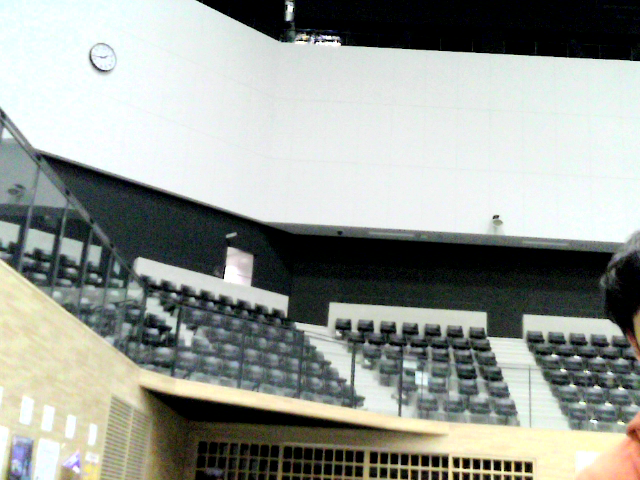
#> input picture src/img_tasks/mediapipe_main/memory/face1.png, 640 x 480 px, given in place of the camera
$ python detect_color_realtime.py
#> lines starting #> are read from the running program, lines starting #| are printed output that depends on the picture; after the words box and inside, x2 and y2 are one past the last pixel; in counts of white or black regions, pixels touching at a corner belong together
import cv2
import numpy as np


def get_colors(frame, color_dic, color_list):

    #BGR色空間からHSV色空間への変換
    hsv = cv2.cvtColor(frame, cv2.COLOR_BGR2HSV)


    #黒色
    upper = np.array([255, 255, 63])
    lower = np.array([0, 0, 0])
    #色検出しきい値範囲内の色を抽出するマスクを作成
    frame_mask = cv2.inRange(hsv, lower, upper)
    color_dic['黒'] = cv2.countNonZero(frame_mask)


    #灰色
    upper = np.array([255, 31, 191])
    lower = np.array([0, 0, 64])
    #色検出しきい値範囲内の色を抽出するマスクを作成
    frame_mask = cv2.inRange(hsv, lower, upper)
    color_dic['灰'] = cv2.countNonZero(frame_mask)


    #白色
    upper = np.array([255, 31, 255])
    lower = np.array([0, 0, 192])
    #色検出しきい値範囲内の色を抽出するマスクを作成
    frame_mask = cv2.inRange(hsv, lower, upper)
    color_dic['白'] = cv2.countNonZero(frame_mask)


    for i in range(9):

        #彩色
        upper = np.array([20 + i*20, 255, 255])
        lower = np.array([i*20, 32, 64])
        #色検出しきい値範囲内の色を抽出するマスクを作成
        frame_mask = cv2.inRange(hsv, lower, upper)
        color_dic[color_list[i]] = cv2.countNonZero(frame_mask)

    return color_dic


#テスト用メインルーチン
def main():

    #色検出しきい値の設定
    #hsv空間において
    #橙色 上限[20, 255, 255] ~ 下限[0, 192, 64]
    #薄い橙色 上限[20, 191, 255] ~ 下限[0, 64, 64]
    #白色 上限[255, 63, 255] ~ 下限[0, 0, 192]
    #灰色 上限[255, 63, 191] ~ 下限[0, 0, 64]
    #黒色 上限[255, 255, 63] ~ 下限[0, 0, 0]

    #len(color_list) = 12色 (9彩色、3無彩色)
    color_list = ["橙", "黄", "黄緑", "緑", "水", "青", "紫", "桃", "赤", "黒", "灰", "白"] #色の名前のリスト
    color_dic = {} #色名と割合を辞書で対応つける 色の画素の数を保持する

    for i in range(len(color_list)):
        color_dic[color_list[i]] = 0

    # VideoCapture オブジェクトを取得します
    capture = cv2.VideoCapture(0)

    get_count = 0 #カメラの画像から1度だけ幅と高さを取得する
    height = 0
    width = 0

    while(True):
        ret, frame = capture.read()
#> frame is the input picture: shape (480, 640, 3); mean B, G, R 150, 156.3, 151.8

        if get_count == 0:
            height, width, _ = frame.shape[:3]
#> height = 480; width = 640
            all_area = height * width
#> all_area = 307200
            print("全体の面積=" + str(all_area))
#| 全体の面積=307200
            get_count += 1


        color_dic = get_colors(frame, color_dic, color_list)
#> in get_colors, `hsv = cv2.cvtColor(frame, cv2.COLOR_BGR2HSV)`: hsv: shape (480, 640, 3); mean H, S, V 67.2, 49.3, 159.5
#> in get_colors, `frame_mask = cv2.inRange(hsv, lower, upper)`:
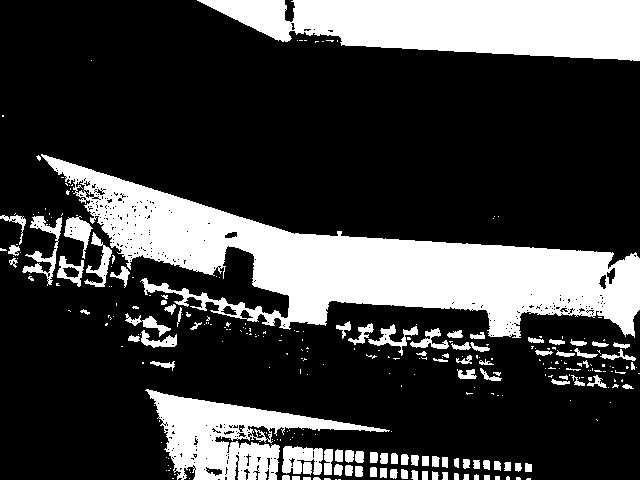
#> frame_mask: shape (480, 640); 25.3% white; 302 white regions (207 under 20 px), largest, box (x1, y1, x2, y2) and area: (41, 154, 640, 338) 38788, (197, 0, 640, 61) 19637, (145, 389, 390, 480) 8583
#> in get_colors, `frame_mask = cv2.inRange(hsv, lower, upper)`:
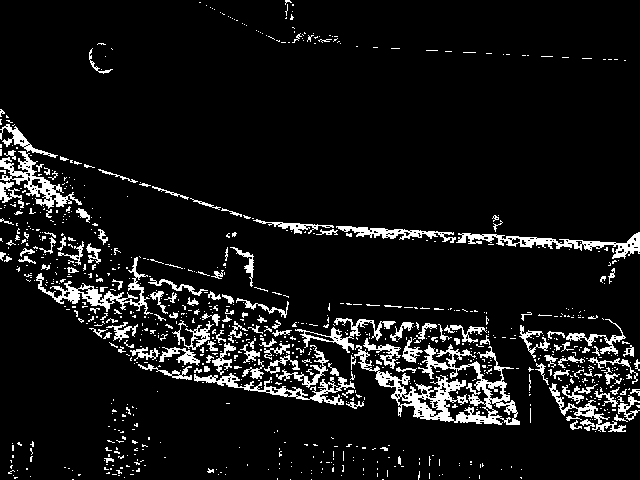
#> frame_mask: shape (480, 640); 8.3% white; 932 white regions (784 under 20 px), largest, box (x1, y1, x2, y2) and area: (354, 344, 520, 425) 4007, (456, 232, 640, 259) 1355, (36, 257, 153, 315) 1267
#> in get_colors, `frame_mask = cv2.inRange(hsv, lower, upper)`:
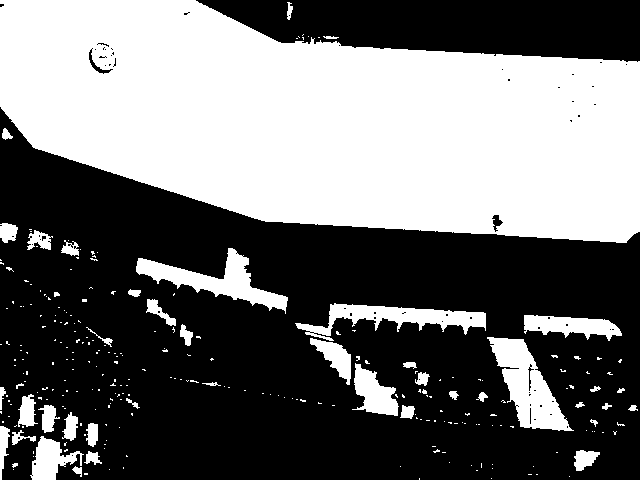
#> frame_mask: shape (480, 640); 43.4% white; 271 white regions (227 under 20 px), largest, box (x1, y1, x2, y2) and area: (0, 0, 640, 243) 113373, (487, 337, 574, 431) 3615, (136, 248, 288, 314) 3076
#> the loop in get_colors, `for i in range(9):` made 9 passes
#> pass 1, in get_colors, `frame_mask = cv2.inRange(hsv, lower, upper)`:
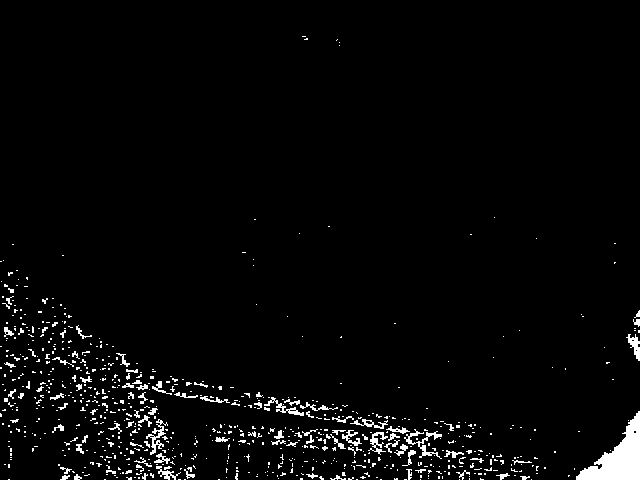
#> frame_mask: shape (480, 640); 3.1% white; 755 white regions (662 under 20 px), largest, box (x1, y1, x2, y2) and area: (576, 411, 640, 480) 1963, (404, 429, 442, 459) 280, (146, 419, 168, 455) 225
#> pass 2, in get_colors, `frame_mask = cv2.inRange(hsv, lower, upper)`:
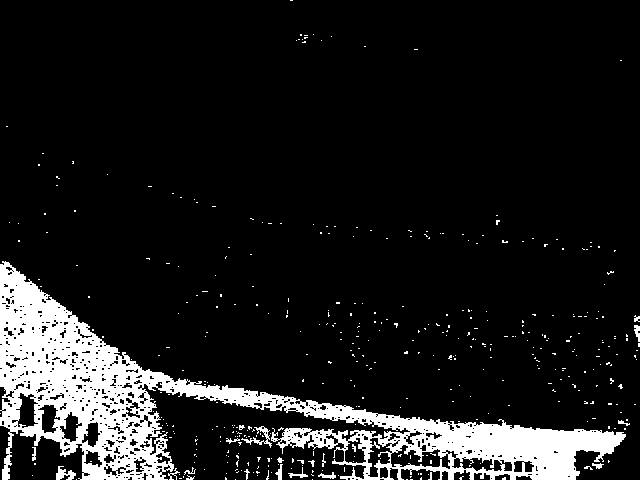
#> frame_mask: shape (480, 640); 11.2% white; 418 white regions (397 under 20 px), largest, box (x1, y1, x2, y2) and area: (0, 261, 626, 480) 32121, (241, 426, 272, 448) 173, (56, 466, 76, 480) 152
#> pass 3, in get_colors, `frame_mask = cv2.inRange(hsv, lower, upper)`:
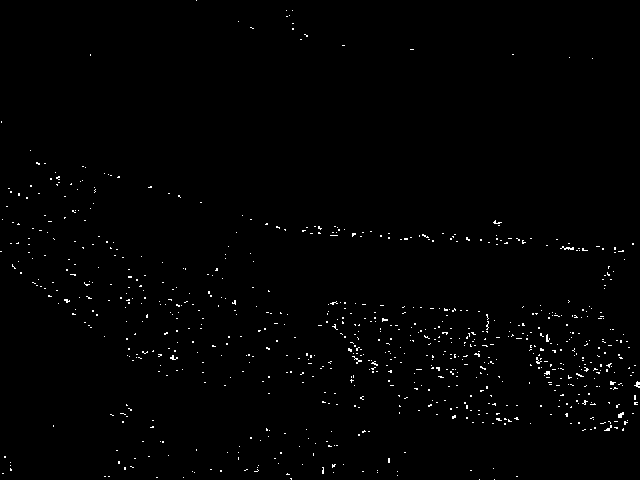
#> frame_mask: shape (480, 640); 0.87% white in thin lines or dots
#> after the loop in get_colors, `for i in range(9):`:
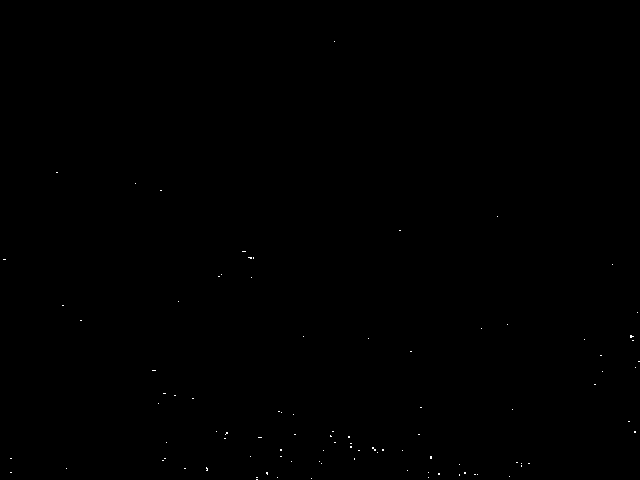
#> frame_mask: shape (480, 640); 0.07% white in thin lines or dots
#> after the loop in get_colors, `for i in range(9):`: color_dic = 12 items
#> color_dic = 12 items

        #print(color_dic)

        #辞書の値が最大・最小となるキーを取得
        max_k = max(color_dic, key=color_dic.get)
#> max_k = '白'
        print(max_k)
#| 白


        ret, frame = capture.read()
        cv2.imshow('frame',frame)

        if cv2.waitKey(1) & 0xFF == ord('q'):
#> (key q is pressed here)
            break

    capture.release()
    cv2.destroyAllWindows()


if __name__ == '__main__':
    main()

$ run again, on src/img_tasks/mediapipe_main/memory/face3.png
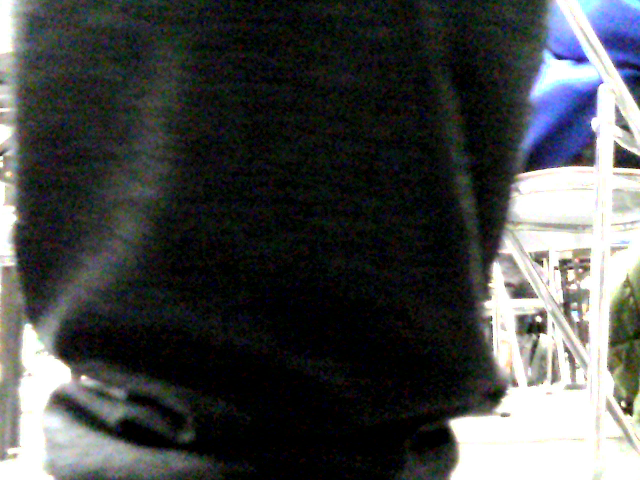
#> input picture src/img_tasks/mediapipe_main/memory/face3.png, 640 x 480 px, given in place of the camera
#> in main, frame is the input picture: shape (480, 640, 3); mean B, G, R 72.7, 72.8, 70.4
#| 全体の面積=307200
#> hsv: shape (480, 640, 3); mean H, S, V 67.3, 118.5, 80.8
#> in get_colors, `frame_mask = cv2.inRange(hsv, lower, upper)`:
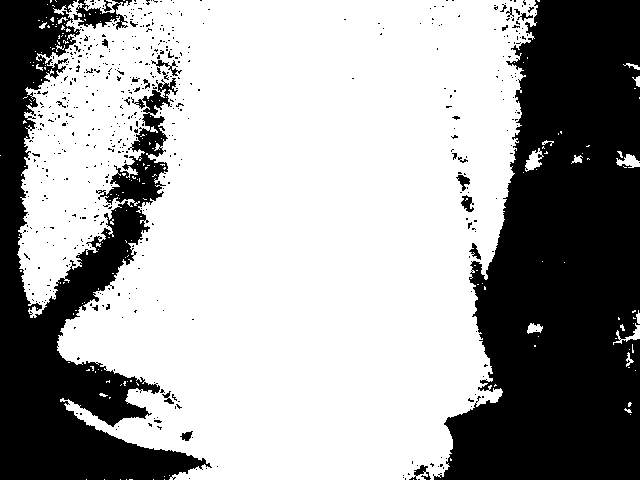
#> frame_mask: shape (480, 640); 64.2% white; 550 black regions (525 under 20 px), largest, box (x1, y1, x2, y2) and area: (433, 0, 640, 480) 68332, (0, 0, 212, 480) 38097, (73, 0, 132, 30) 728
#> after the loop in get_colors, `for i in range(9):`:
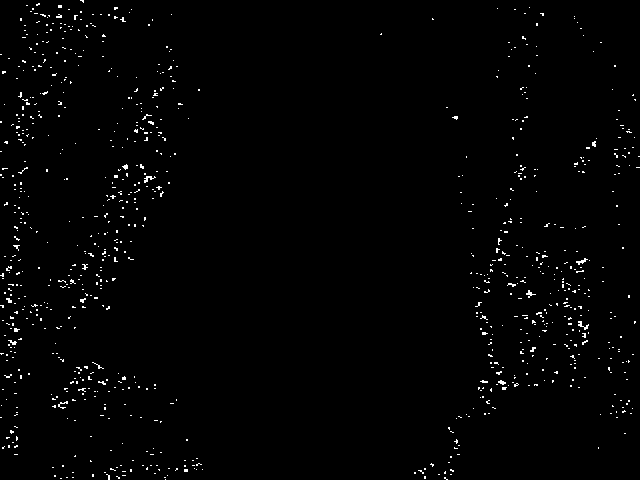
#> frame_mask: shape (480, 640); 1.2% white in thin lines or dots
#> after the loop in get_colors, `for i in range(9):`: color_dic = 12 items
#> max_k = '黒'
#| 黒
